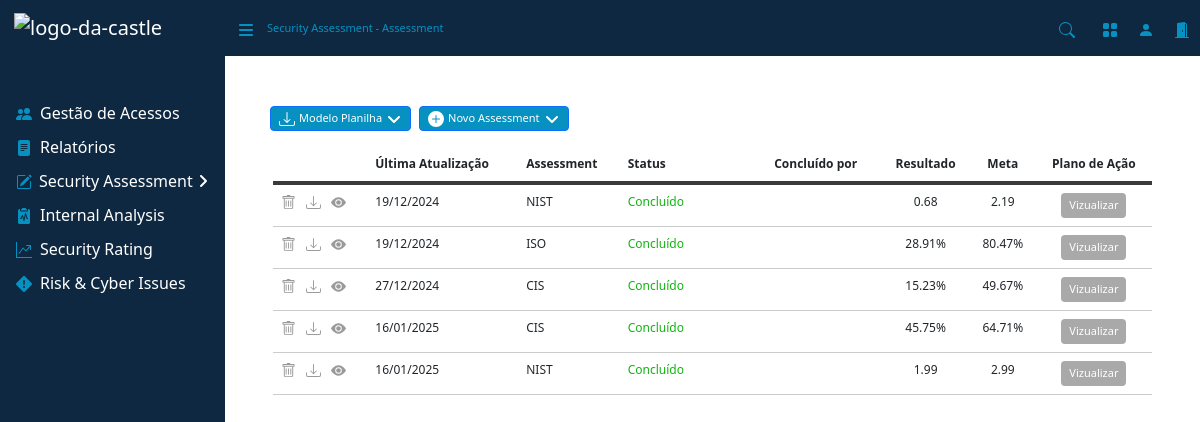
Page /assessment/ on the committed database.
### assessment/models.py (models this page shows, shortened)
class AssessmentModel(models.Model):
    CONCLUIDO = 'Concluído'
    ANDAMENTO = 'Andamento'
    CRITERIO_CHOICES = [
        (CONCLUIDO, 'Concluído'),
        (ANDAMENTO, 'Andamento'),
    ]
    framework = models.ForeignKey(FrameworkModel, on_delete=models.CASCADE)
    nome = models.CharField(max_length=255)
    status = models.CharField(max_length=20, choices=CRITERIO_CHOICES)
    data_upload = models.DateField(auto_now_add=True)
    excel_file = models.FileField(upload_to='assessments/')
    resultado = models.CharField(max_length=255)
    meta = models.CharField(max_length=255)

### assessment/views/assessment.py (the view, shortened to what this page needs)
# urls.py: path('assessment/', views.Assessment.as_view(), name='assessment'),
class Assessment(View):
    template_name = 'paginas/assessment.html'
    def get(self, request):
        frameworks = FrameworkModel.objects.all()  # Obtém todos os objetos de FrameworkModel
        assessments = AssessmentModel.objects.all()  # Obtém todos os objetos de AssessmentModel
        form1 = NovoAssessmentForm()
        return render(request, self.template_name, {
            'form1': form1,
            'frameworks': frameworks,
            'assessments': assessments
        })

### assessment/models.py (called while the page is built)
    def __str__(self):
        return self.nome

### assessment/templates/paginas/assessment.html (shortened to what this page needs)
{% extends 'base.html' %}
{% load crispy_forms_tags %}
{% block nav %}
    <div class="d-none d-md-inline-block sb-sidenav-menu-heading font-small" style="color: #0691c0;">
        Security Assessment - Assessment
    </div>
{% endblock %}
{% block content %}
<main>
    <div class="d-flex mb-3" style="margin-top: 50px; margin-left: 45px">
        <button type="button" class="btn btn-primary btn-sm font-small text-center d-flex align-items-center justify-content-center me-2" data-bs-toggle="dropdown" aria-expanded="false">
            Modelo Planilha
            <svg id="caretIcon" width="16" height="16" fill="#FFFFFF" class="bi bi-caret-right-fill ms-1" viewBox="0 0 448 512">
                <path d="M201.4 374.6c12.5 12.5 32.8 12.5 45.3 0l160-160c12.5-12.5 12.5-32.8 0-45.3s-32.8-12.5-45.3 0L224 306.7 86.6 169.4c-12.5-12.5-32.8-12.5-45.3 0s-12.5 32.8 0 45.3l160 160z"/>
            </svg>
        </button>
        <button type="button" class="btn btn-primary btn-sm font-small text-center d-flex align-items-center justify-content-center" data-bs-toggle="dropdown" aria-expanded="false">
            <svg width="16" height="16" fill="currentColor" class="bi bi-plus-circle-fill me-1" viewBox="0 0 16 16">
                <path d="M16 8A8 8 0 1 1 0 8a8 8 0 0 1 16 0M8.5 4.5a.5.5 0 0 0-1 0v3h-3a.5.5 0 0 0 0 1h3v3a.5.5 0 0 0 1 0v-3h3a.5.5 0 0 0 0-1h-3z"/>
            </svg>
            Novo Assessment
            <svg id="caretIcon" width="16" height="16" fill="#FFFFFF" class="bi bi-caret-right-fill ms-1" viewBox="0 0 448 512">
                <path d="M201.4 374.6c12.5 12.5 32.8 12.5 45.3 0l160-160c12.5-12.5 12.5-32.8 0-45.3s-32.8-12.5-45.3 0L224 306.7 86.6 169.4c-12.5-12.5-32.8-12.5-45.3 0s-12.5 32.8 0 45.3l160 160z"/>
            </svg>
        </button>
    </div>
    <div class="table-responsive font-middle px-5">
        <table class="table">
            <thead>
                <tr>
                    <th scope="col"></th>
                    <th scope="col">Última Atualização</th>
                    <th scope="col" class="col-lg">Assessment</th>
                    <th scope="col" class="col-2">Status</th>
                    <th scope="col">Concluído por</th>
                    <th scope="col" style="text-align: center;">Resultado</th>
                    <th scope="col" style="text-align: center;">Meta</th>
                    <th scope="col" style="text-align: center;">Plano de Ação</th>
                </tr>
            </thead>
            <tbody>
                {% for assessment in assessments %}
                <tr>
                    <td>
                        <div class="icon-container" style="display: flex; gap: 10px;">
                            <span class="btn-delete" data-id="{{ assessment.id }}" data-bs-toggle="modal" data-bs-target="#confirmDeleteModal">
                            </span>
                            {% if assessment.excel_file %}
                            <span id="downloadIcon" onclick="window.location.href='{{ assessment.excel_file.url }}'">
                            </span>
                            {% else %}
                                <p>Nenhum arquivo disponível para download</p>
                            {% endif %}
                            <a href="{% url 'redirecionar_framework2' assessment.id %}">
                                <span>
                                    <svg width="16" height="16" fill="currentColor" class="bi-gear-fill" viewBox="0 0 16 16">
                                        <path d="M10.5 8a2.5 2.5 0 1 1-5 0 2.5 2.5 0 0 1 5 0"/>
                                        <path d="M0 8s3-5.5 8-5.5S16 8 16 8s-3 5.5-8 5.5S0 8 0 8m8 3.5a3.5 3.5 0 1 0 0-7 3.5 3.5 0 0 0 0 7"/>
                                    </svg>
                                </span>
                            </a>
                        </div>
                    </td>
                    <td>{{ assessment.data_upload|date:"d/m/Y" }}</td>
                    <td>{{ assessment.nome }}</td>
                    <td class="nivel" data-nivel="{{ assessment.status }}">{{ assessment.status }}</td>
                    <td></td>
                    <td style="text-align: center;">{{ assessment.resultado }}</td>
                    <td style="text-align: center;">{{ assessment.meta }}</td>
                    <td style="text-align: center;">
                        {% if assessment.status == 'Concluído' %}
                            <a href="{% url 'planodeacao' %}">
                                <button class="btn btn-secondary btn-lg btn-sm" style="background-color: darkgrey; border: none;">Vizualizar</button>
                            </a>
                        {% endif %}
                    </td>
                </tr>
                {% empty %}
                <tr>
                    <td colspan="8">Nenhuma avaliação registradas.</td>
                </tr>
                {% endfor %}
            </tbody>
        </table>
    </div>
</main>
{% endblock %}

### static/assets/css/myStyles.css (style rules this page uses)
.font-middle { font-size: 12px; }
table thead tr { text-align: left; border-bottom: 4px solid #3b3939; }
table tbody tr { border-bottom: 1px solid #ccc; }
table td, table th { border: none; }
#caretIcon { transition: transform 0.3s ease; }
.btn-sm { height: 25px; font-size: 11px; background-color: #0691c0; }
svg.bi-gear-fill { width: 15px; height: 15px; fill: #787575bd; cursor: pointer; }

### static/assets/css/forms.css (style rules this page uses)
.font-small { font-size: 11px; }
.btn-sm { height: 25px; font-size: 11px; background-color: #0691c0; }
svg.bi-gear-fill { width: 15px; height: 15px; fill: #787575bd; cursor: pointer; }
th { white-space: nowrap; text-align: left; padding: 5px; }

### assessment/templates/paginas/assessment.html (style rules this page uses)
.verde { color: rgb(18, 180, 18); }

### rows in the picture
AssessmentModel: data_upload "19/12/2024", nome "NIST", status "Concluído", resultado "0.68", meta "2.19", shows "Vizualizar"
AssessmentModel: data_upload "19/12/2024", nome "ISO", status "Concluído", resultado "28.91%", meta "80.47%", shows "Vizualizar"
AssessmentModel: data_upload "27/12/2024", nome "CIS", status "Concluído", resultado "15.23%", meta "49.67%", shows "Vizualizar"
AssessmentModel: data_upload "16/01/2025", nome "CIS", status "Concluído", resultado "45.75%", meta "64.71%", shows "Vizualizar"
AssessmentModel: data_upload "16/01/2025", nome "NIST", status "Concluído", resultado "1.99", meta "2.99", shows "Vizualizar"
